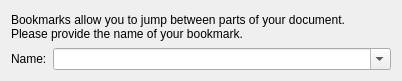
<ui version="4.0" >
 <class>CreateBookmark</class>
 <widget class="QWidget" name="CreateBookmark" >
  <property name="geometry" >
   <rect>
    <x>0</x>
    <y>0</y>
    <width>402</width>
    <height>81</height>
   </rect>
  </property>
  <property name="windowTitle" >
   <string>Create New Bookmark</string>
  </property>
  <layout class="QVBoxLayout" >
   <item>
    <widget class="QLabel" name="lExplain" >
     <property name="text" >
      <string>Bookmarks allow you to jump between parts of your document.
Please provide the name of your bookmark.</string>
     </property>
     <property name="wordWrap" >
      <bool>false</bool>
     </property>
    </widget>
   </item>
   <item>
    <layout class="QHBoxLayout" >
     <item>
      <widget class="QLabel" name="lName" >
       <property name="sizePolicy" >
        <sizepolicy vsizetype="Preferred" hsizetype="Maximum" >
         <horstretch>0</horstretch>
         <verstretch>0</verstretch>
        </sizepolicy>
       </property>
       <property name="text" >
        <string>Name:</string>
       </property>
      </widget>
     </item>
     <item>
      <widget class="QComboBox" name="bookmarkName" >
       <property name="sizePolicy" >
        <sizepolicy vsizetype="Fixed" hsizetype="Expanding" >
         <horstretch>0</horstretch>
         <verstretch>0</verstretch>
        </sizepolicy>
       </property>
       <property name="editable" >
        <bool>true</bool>
       </property>
      </widget>
     </item>
    </layout>
   </item>
  </layout>
 </widget>
 <resources/>
 <connections/>
</ui>
